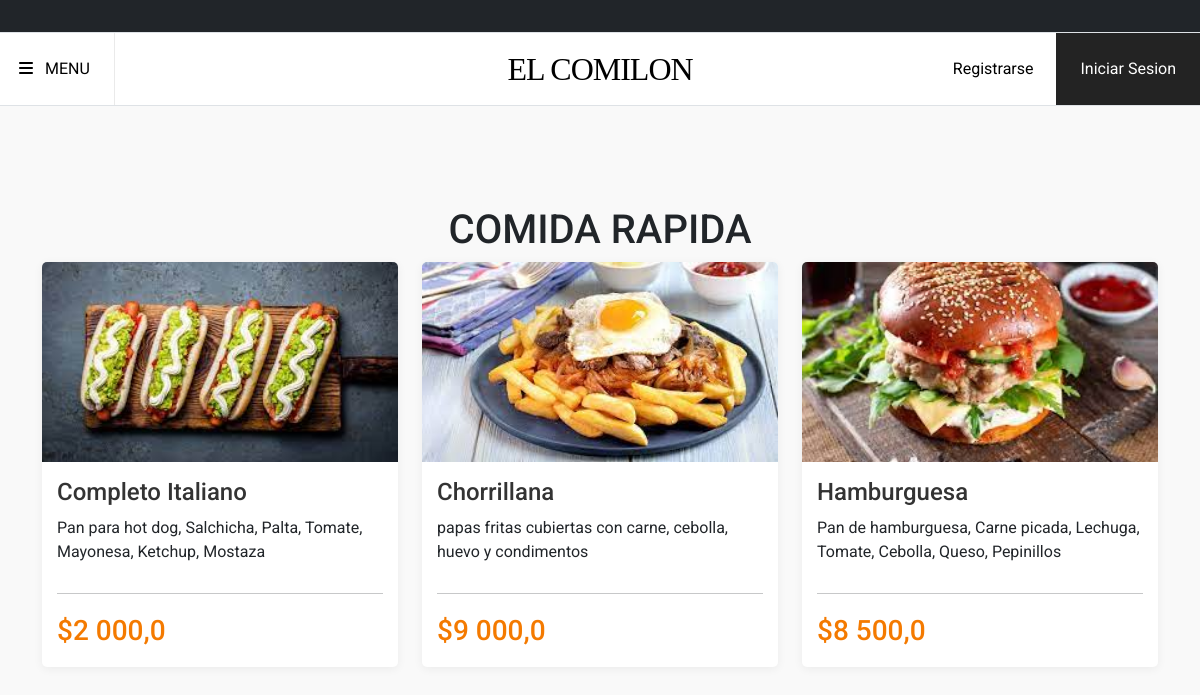
The app's page /comida-rapida/ with its own data.
### core/models.py (models this page shows, shortened)
class Plato(models.Model):
    nombre = models.CharField(max_length=200)
    precio_venta = models.FloatField(validators=[MinValueValidator(1.0)])
    descripcion = models.TextField()
    categoria = models.CharField(choices=CATEGORIA_CHOISES, max_length=80)
    imagen_producto = models.ImageField(upload_to='imagenproducto')
    class Meta:
        verbose_name_plural = 'Platillo'

### core/views.py (the view)
# urls.py: path('comida-rapida/', views.comida_rapida, name="comida-rapida"),
def comida_rapida(request, data=None):
    if data == None:
        rapida = Plato.objects.filter(categoria='CR')
    return render(request, 'core/comida-rapida.html', {'rapida':rapida})

### core/templates/core/comida-rapida.html (shortened to what this page needs)
{% extends 'core/base.html' %}
{% load static %}
{% load humanize %}
{% block contenido %}
<div class="main-content">
  <div class="container">
    <h1 class="text-center text-uppercase">COMIDA RAPIDA</h1>
    <div class="row">
      {% for cr in rapida %}
      <div class="col-sm-6 col-md-6 col-lg-4">
        <div class="food-card">
          <div class="food-card_img">
            <img src="{{cr.imagen_producto.url}}" alt="">
          </div>
          <div class="food-card_content">
            <div class="food-card_title-section">
              <a href="{% url 'detalle-producto' cr.id %}" class="food-card_title">{{cr.nombre}}</a>
              <span>{{cr.descripcion}}</span>
            </div>
            <div class="food-card_bottom-section">
              <hr>
              <div class="space-between">
                <div class="food-card_price">
                  <span>${{cr.precio_venta|intcomma}}</span>
                </div>
              </div>
            </div>
          </div>
        </div>
      </div>
      {% endfor %}
    </div>
  </div>
</div>
{% endblock contenido %}

### core/templates/core/comida-rapida.html (style rules this page uses)
body { background: #f9f9f9; font-family: "roboto", sans-serif; }
.main-content { padding-top: 100px; padding-bottom: 100px; }
a { text-decoration: none; }
.food-card { background: #fff; border-radius: 5px; overflow: hidden; margin-bottom: 30px; -webkit-box-shadow: 0 2px 10px rgba(0, 0, 0, 0.06); box-shadow: 0 2px 10px rgba(0, 0, 0, 0.06); -webkit-transition: 0.1s; transition: 0.1s; }
.food-card .food-card_img { display: block; position: relative; }
.food-card .food-card_img img { width: 100%; height: 200px; -o-object-fit: cover; object-fit: cover; }
.food-card .food-card_content { padding: 15px; }
.food-card .food-card_content .food-card_title-section { height: 100px; overflow: hidden; }
.food-card .food-card_content .food-card_title-section .food-card_title { font-size: 24px; color: #333; font-weight: 500; display: block; line-height: 1.3; margin-bottom: 8px; display: -webkit-box; -webkit-line-clamp: 2; -webkit-box-orient: vertical; overflow: hidden; text-overflow: ellipsis; }
.food-card .food-card_content .food-card_bottom-section .space-between { display: -webkit-box; display: -ms-flexbox; display: flex; -webkit-box-pack: justify; -ms-flex-pack: justify; justify-content: space-between; }
.food-card .food-card_content .food-card_bottom-section .food-card_price { font-size: 28px; font-weight: 500; color: #F47A00; }

### records on screen
Plato: imagen_producto (picture), nombre "Completo Italiano", descripcion "Pan para hot dog, Salchicha, Palta, Tomate, Mayonesa, Ketchup, Mostaza", precio_venta "2 000,0"
Plato: imagen_producto (picture), nombre "Chorrillana", descripcion "papas fritas cubiertas con carne, cebolla, huevo y condimentos", precio_venta "9 000,0"
Plato: imagen_producto (picture), nombre "Hamburguesa", descripcion "Pan de hamburguesa, Carne picada, Lechuga, Tomate, Cebolla, Queso, Pepinillos", precio_venta "8 500,0"
